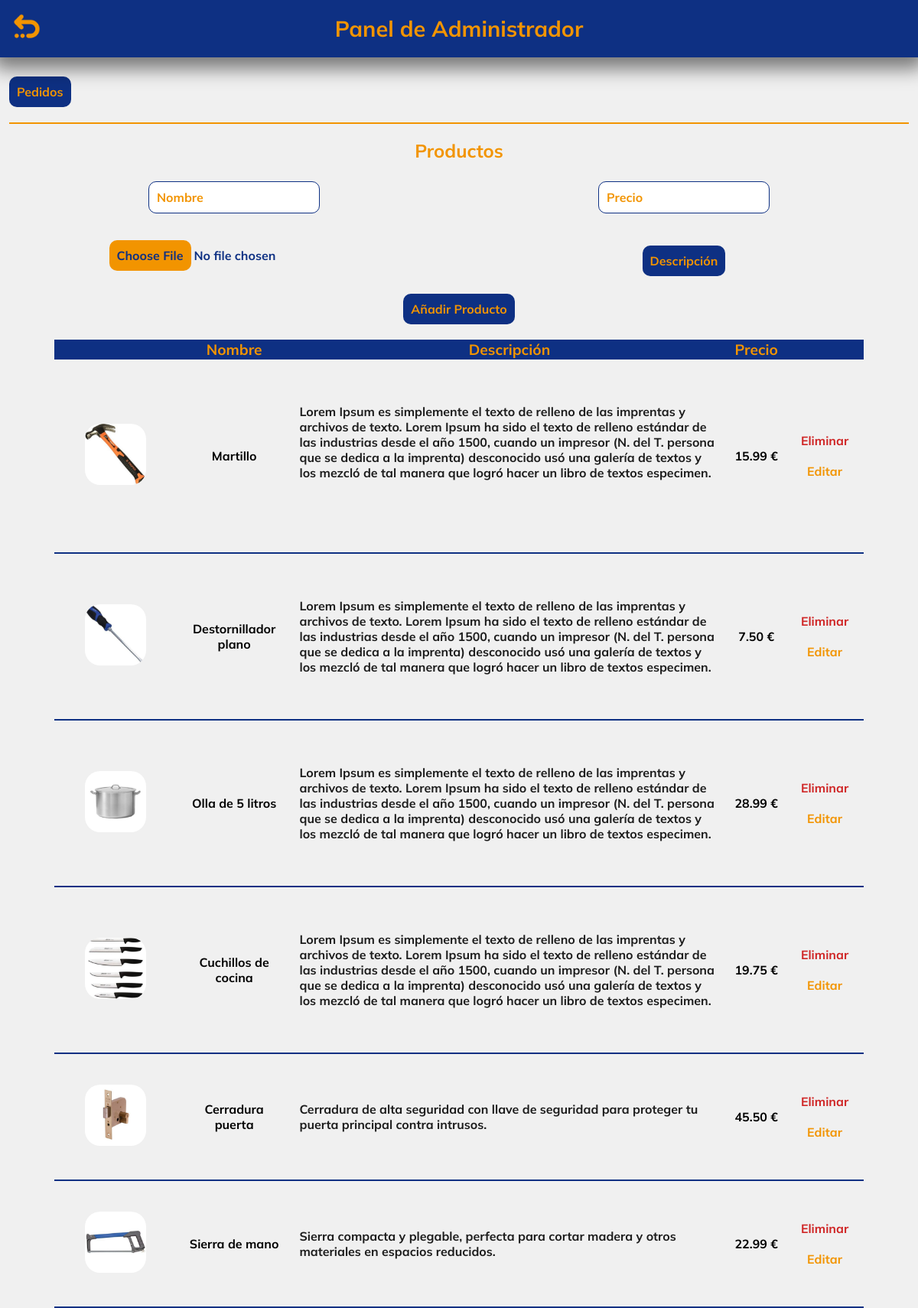
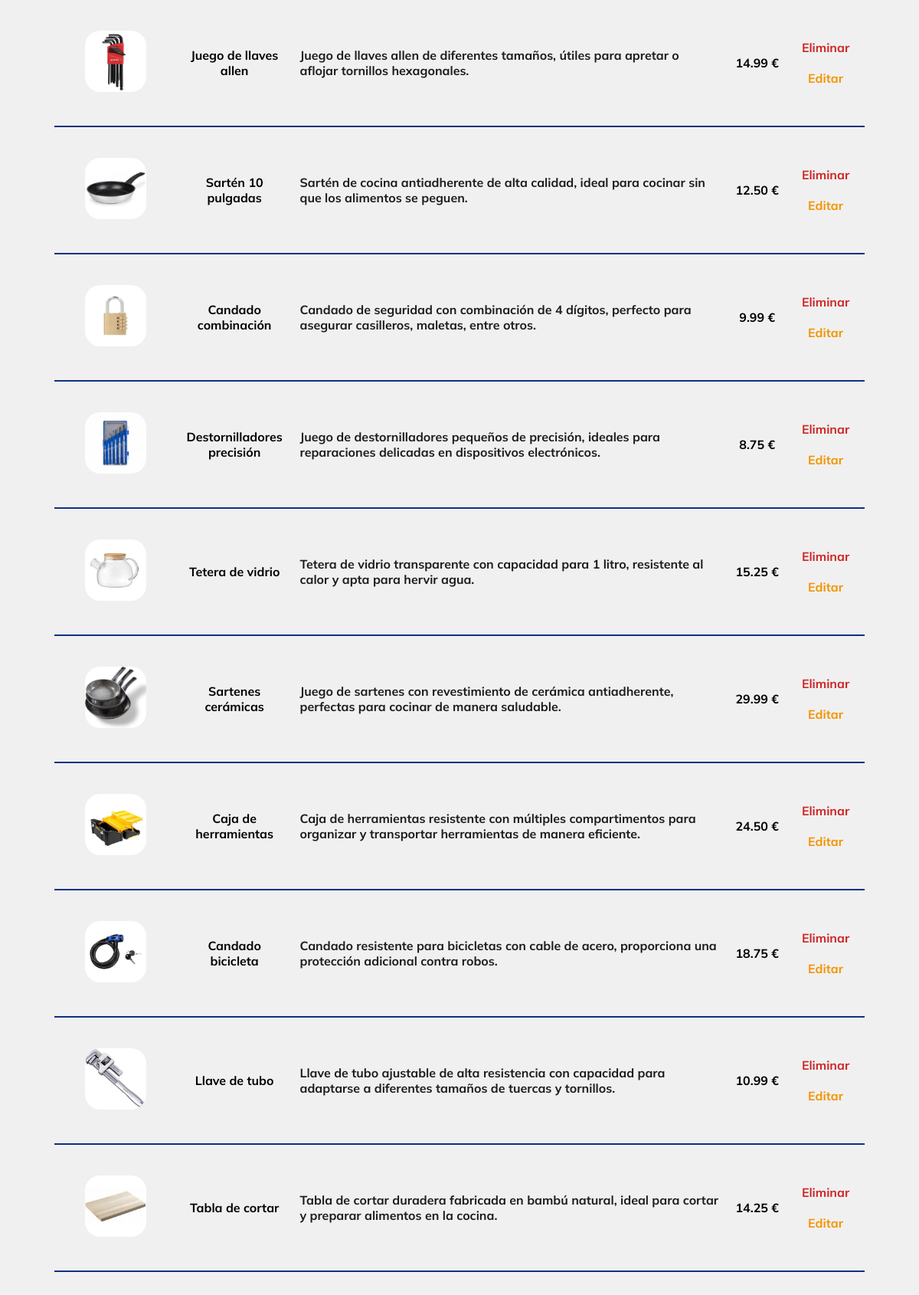
Screenshot of /templates/admin.php (signed in, upper part) with the database file from the repository (2 pictures, top to bottom).
### tables this page shows
CREATE TABLE `productos` (
  `id` int(11) NOT NULL,
  `name` varchar(255) NOT NULL,
  `description` varchar(1500) DEFAULT NULL,
  `price` decimal(10,2) NOT NULL,
  `img` varchar(225) NOT NULL
);

### templates/admin.php (the view, shortened to what this page needs)
<!DOCTYPE html>
<html lang="en">
<head>
    <link rel="stylesheet" href="../styles/style.css">
    <link rel="stylesheet" href="../styles/admin.css">
</head>
<body>
<?php
$message = "";
$messageClass = "";
function listProducto($conn, &$message, &$messageClass){
    $query = $conn->prepare("SELECT * FROM productos");
    $query->execute();
    $productoToEdit = null;
    ?>
   <div class="header">
    <div class="title-container">
        <a href="../index.php"><img src="../assets/img/icons/goBack.png" alt="home"></a>
        <h1 class='title'>Panel de Administrador</h1>
    </div>
</div>
<button id="mostrarPedidos">Pedidos</button>
<div id="producto">
    <div class="section-title"><h2>Productos</h2></div>
    <form id="producto-form" method='post' enctype='multipart/form-data' class='control-panel'>
        <div class="form-element-container">
            <div class="form-element">
                <input type='text' name='name' id='name' placeholder="Nombre" value='<?= ($productoToEdit ? htmlspecialchars($productoToEdit["name"]) : "") ?>'>
            </div>
            <div class="form-element">
                <input type='text' name='price' id='price' placeholder="Precio" value='<?= ($productoToEdit ? htmlspecialchars($productoToEdit["price"]) : "") ?>'>
            </div>
            <div class="form-element">
                <input type='file' name='img' id='input-file'>
            </div>
            <div class="form-element">
                <button type="button" id="description-button" class="description-button">Descripción</button>
            </div>
        </div>
        <div class='btn-container'>
            <button class='btn-insertar' type='submit' name='<?= ($productoToEdit ? "update" : "insert") ?>' id='insert-btn'><?= ($productoToEdit ? "Guardar" : "Añadir Producto") ?></button>
        </div>
    </form>
    <table class="product-table">
        <thead>
            <tr>
                <th></th>
                <th>Nombre</th>
                <th>Descripción</th>
                <th>Precio</th>
                <th></th>
            </tr>
        </thead>
        <tbody>
            <?php foreach($query as $product): ?>
                <tr>
                    <td><img src="../assets/img/productos/<?= $product['img'] ?>" alt="<?= $product['name'] ?>"></td>
                    <td class="name"><p class="parraf" id="name"><?= $product["name"]?></p></td>
                    <td class="descripcion"><p class="parragraf" id="description"><?= $product["description"]?></p></td>
                    <td class="precio"><p class="parraf" id="price"><?= $product["price"]?> €</p></p></td>
                    <td class="actions">
                        <div class="button-container">
                            <form method='post'>
                                <button class='btn' type='submit' name='delete' id="delete-btn">Eliminar</button>
                            </form>
                            <form method='post'>
                                <button class='btn' type='submit' name='edit' id='edit-btn'>Editar</button>
                            </form>
                        </div>
                    </td>
                </tr>
            <?php endforeach; ?>
        </tbody>
    </table>
</div>
    <?php
}
$conn = connectDB();
listProducto($conn, $message, $messageClass);
?>
</body>
</html>

### styles/style.css (style rules this page uses)
body { font-family: Mulish; background-color: #f0f0f0; width: 98%; margin: 0 auto; padding-top: 150px; }
h1 { color: #f29400; font-size: 2em; }
h2 { color: #f29400; font-size: 1.7em; }
.parragraf { color: #1c1c1c; font-size: 1.3em; }
img { width: 100px; border-radius: 20px; }
a { color: #f29400; text-decoration: none; transition: 0.3s ease-in-out; }
button { font-family: Mulish; font-size: 1.3em; padding: 10px; border-radius: 10px; border: none; background-color: #0e3083; color: #f29400; cursor: pointer; transition: 0.3s ease-in-out; }
input { font-family: Mulish; color: #f29400; font-size: 1em; border-radius: 10px; margin: 20px; margin-top: 5px; padding: 10px; border: 1px solid #0e3083; border-radius: 10px; }
input::placeholder { color: #f29400; }
#input-file { color: #0e3083; border: none; }
@media screen and (width < 1441px) { h1 { color: #f29400; font-size: 1.8em; } }
@media screen and (width < 1441px) { h2 { font-size: 1.5em; } }
@media screen and (width < 1441px) { .parragraf { color: #1c1c1c; font-size: 1em; } }
@media screen and (width < 1441px) { button { font-size: 1em; } }

### styles/admin.css (style rules this page uses)
body { padding-top: 100px; }
.header { background-color: #f0f0f0; width: 100%; position: fixed; z-index: 1000; top: 0; left: 0; border-bottom-left-radius: 5px; border-bottom-right-radius: 5px; box-shadow: 0 5px 25px 10px rgba(0, 0, 0, 0.5); }
.title-container img { margin: 0; position: absolute; left: 10px; top: 10px; width: 50px; }
.control-panel { text-align: center; }
.form-element-container { margin-top: 20px; display: grid; grid-template-columns: repeat(auto-fit, minmax(400px, 1fr)); align-items: center; justify-content: center; }
.product-table tr:nth-child(even) { border-radius: 20px; border-bottom: 2px solid #0e3083; border-top: 2px solid #0e3083; }
.product-table td { padding: 10px; }
.name { text-align: center; }
.precio { text-align: center; white-space: nowrap; }
img { width: 80px; margin: 30px; }
.button-container { text-align: center; }
#delete-btn { color: #cf2525; background: none; }
#edit-btn { color: #f29400; background: none; }
.section-title { margin-top: 20px; text-align: center; border-top: 2px solid #f29400; }
.descripcion p { max-height: 100px; overflow-y: auto; font-size: 1em; }
.parragraf { font-size: 1em; }
@media screen and (width < 1441px) { .parragraf, .descripcion p { color: #1c1c1c; font-size: 1em; } }

### rows the page displays
productos: img (picture), name "Martillo", description "Lorem Ipsum es simplemente el texto de relleno de las imprentas y archivos de texto. Lorem Ipsum ha sido el texto de relleno estándar de las industrias desde el año 1500, cuando un impresor (N. del T. persona que se dedica a la imprenta) desconocido usó una galería de textos y los mezcló de tal manera que logró hacer un libro de textos especimen.…", price "15.99"
productos: img (picture), name "Destornillador plano", description "Lorem Ipsum es simplemente el texto de relleno de las imprentas y archivos de texto. Lorem Ipsum ha sido el texto de relleno estándar de las industrias desde el año 1500, cuando un impresor (N. del T. persona que se dedica a la imprenta) desconocido usó una galería de textos y los mezcló de tal manera que logró hacer un libro de textos especimen.…", price "7.50"
productos: img (picture), name "Olla de 5 litros", description "Lorem Ipsum es simplemente el texto de relleno de las imprentas y archivos de texto. Lorem Ipsum ha sido el texto de relleno estándar de las industrias desde el año 1500, cuando un impresor (N. del T. persona que se dedica a la imprenta) desconocido usó una galería de textos y los mezcló de tal manera que logró hacer un libro de textos especimen.…", price "28.99"
productos: img (picture), name "Cuchillos de cocina", description "Lorem Ipsum es simplemente el texto de relleno de las imprentas y archivos de texto. Lorem Ipsum ha sido el texto de relleno estándar de las industrias desde el año 1500, cuando un impresor (N. del T. persona que se dedica a la imprenta) desconocido usó una galería de textos y los mezcló de tal manera que logró hacer un libro de textos especimen.…", price "19.75"
productos: img (picture), name "Cerradura puerta", description "Cerradura de alta seguridad con llave de seguridad para proteger tu puerta principal contra intrusos.", price "45.50"
productos: img (picture), name "Sierra de mano", description "Sierra compacta y plegable, perfecta para cortar madera y otros materiales en espacios reducidos.", price "22.99"
productos: img (picture), name "Juego de llaves allen", description "Juego de llaves allen de diferentes tamaños, útiles para apretar o aflojar tornillos hexagonales.", price "14.99"
productos: img (picture), name "Sartén 10 pulgadas", description "Sartén de cocina antiadherente de alta calidad, ideal para cocinar sin que los alimentos se peguen.", price "12.50"
productos: img (picture), name "Candado combinación", description "Candado de seguridad con combinación de 4 dígitos, perfecto para asegurar casilleros, maletas, entre otros.", price "9.99"
productos: img (picture), name "Destornilladores precisión", description "Juego de destornilladores pequeños de precisión, ideales para reparaciones delicadas en dispositivos electrónicos.", price "8.75"
productos: img (picture), name "Tetera de vidrio", description "Tetera de vidrio transparente con capacidad para 1 litro, resistente al calor y apta para hervir agua.", price "15.25"
productos: img (picture), name "Sartenes cerámicas", description "Juego de sartenes con revestimiento de cerámica antiadherente, perfectas para cocinar de manera saludable.", price "29.99"
productos: img (picture), name "Caja de herramientas", description "Caja de herramientas resistente con múltiples compartimentos para organizar y transportar herramientas de manera eficiente.", price "24.50"
productos: img (picture), name "Candado bicicleta", description "Candado resistente para bicicletas con cable de acero, proporciona una protección adicional contra robos.", price "18.75"
productos: img (picture), name "Llave de tubo", description "Llave de tubo ajustable de alta resistencia con capacidad para adaptarse a diferentes tamaños de tuercas y tornillos.", price "10.99"
productos: img (picture), name "Tabla de cortar", description "Tabla de cortar duradera fabricada en bambú natural, ideal para cortar y preparar alimentos en la cocina.", price "14.25"
